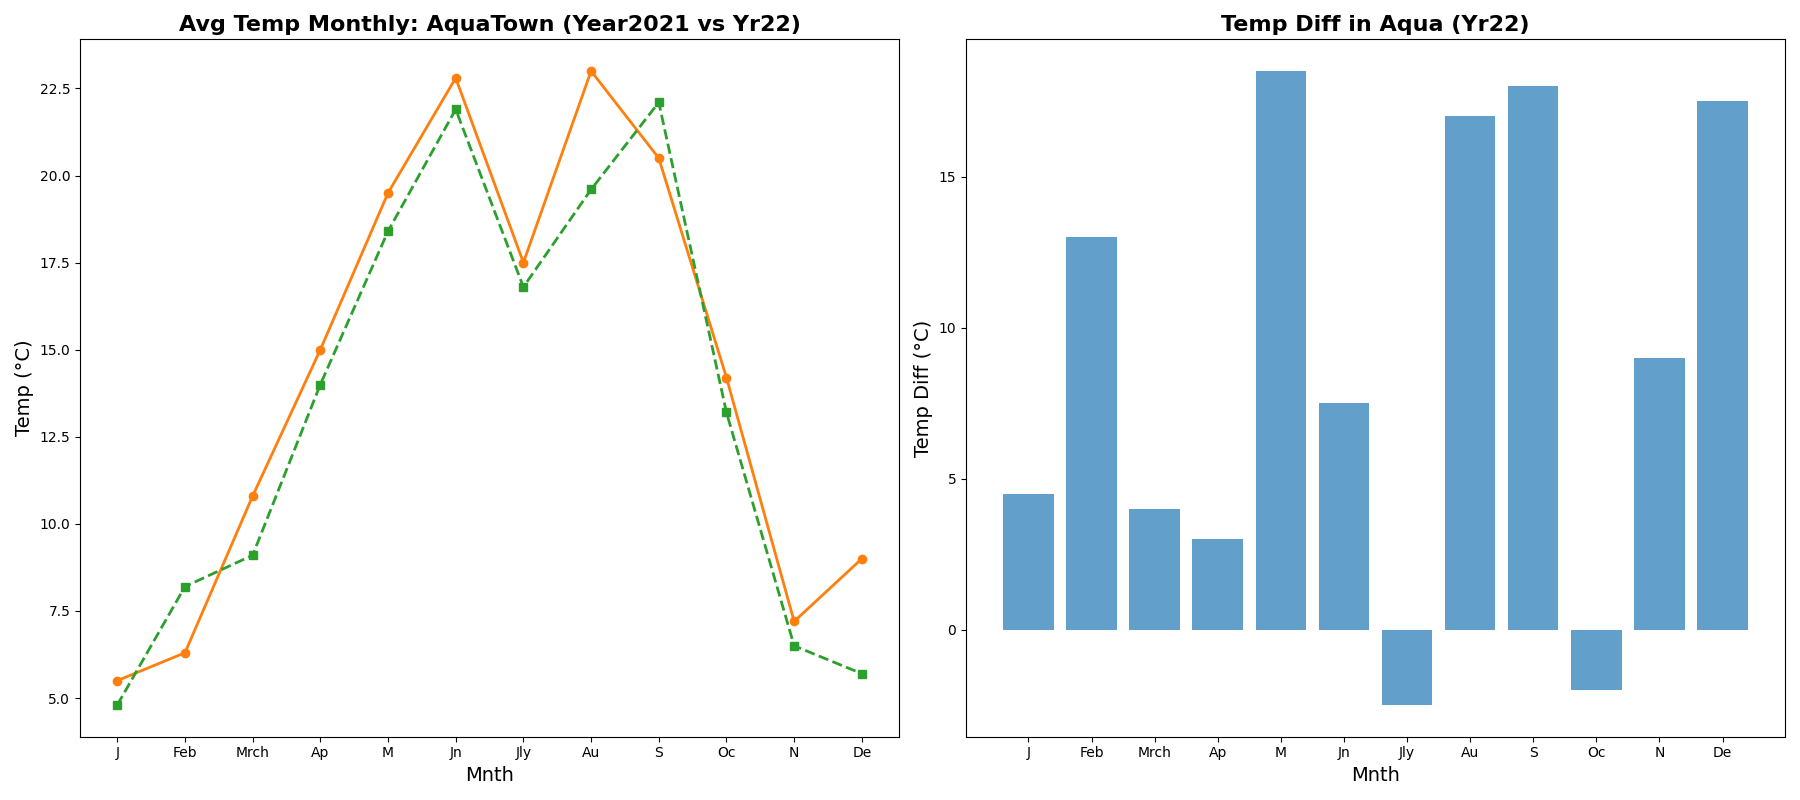

The Python source for this figure:
import matplotlib.pyplot as plt
import numpy as np

months = np.arange(1, 13)
avg_temperatures_2022 = np.array([5.5, 6.3, 10.8, 15.0, 19.5, 22.8, 17.5, 23.0, 20.5, 14.2, 7.2, 9.0])
avg_temperatures_2021 = np.array([4.8, 8.2, 9.1, 14.0, 18.4, 21.9, 16.8, 19.6, 22.1, 13.2, 6.5, 5.7])
high_temperatures_2022 = np.array([8.0, 17.5, 10.0, 20.0, 28.5, 22.5, 15.0, 29.0, 26.0, 9.0, 12.0, 24.0])
low_temperatures_2022 = np.array([3.5, 4.5, 6.0, 17.0, 10.0, 15.0, 17.5, 12.0, 8.0, 11.0, 3.0, 6.5])

temperature_range_2022 = high_temperatures_2022 - low_temperatures_2022

fig, (ax2, ax1) = plt.subplots(1, 2, figsize=(18, 8))

ax2.plot(months, avg_temperatures_2022, marker='o', linestyle='-', color='#ff7f0e', linewidth=2)
ax2.plot(months, avg_temperatures_2021, marker='s', linestyle='--', color='#2ca02c', linewidth=2)

ax2.set_title('Avg Temp Monthly: AquaTown (Year2021 vs Yr22)', fontsize=16, fontweight='bold')
ax2.set_xlabel('Mnth', fontsize=14)
ax2.set_ylabel('Temp (°C)', fontsize=14)
ax2.set_xticks(months)
ax2.set_xticklabels(['J', 'Feb', 'Mrch', 'Ap', 'M', 'Jn', 'Jly', 'Au', 'S', 'Oc', 'N', 'De'])

ax1.bar(months, temperature_range_2022, color='#1f77b4', alpha=0.7)

ax1.set_title('Temp Diff in Aqua (Yr22)', fontsize=16, fontweight='bold')
ax1.set_xlabel('Mnth', fontsize=14)
ax1.set_ylabel('Temp Diff (°C)', fontsize=14)
ax1.set_xticks(months)
ax1.set_xticklabels(['J', 'Feb', 'Mrch', 'Ap', 'M', 'Jn', 'Jly', 'Au', 'S', 'Oc', 'N', 'De'])

plt.tight_layout()
plt.show()
